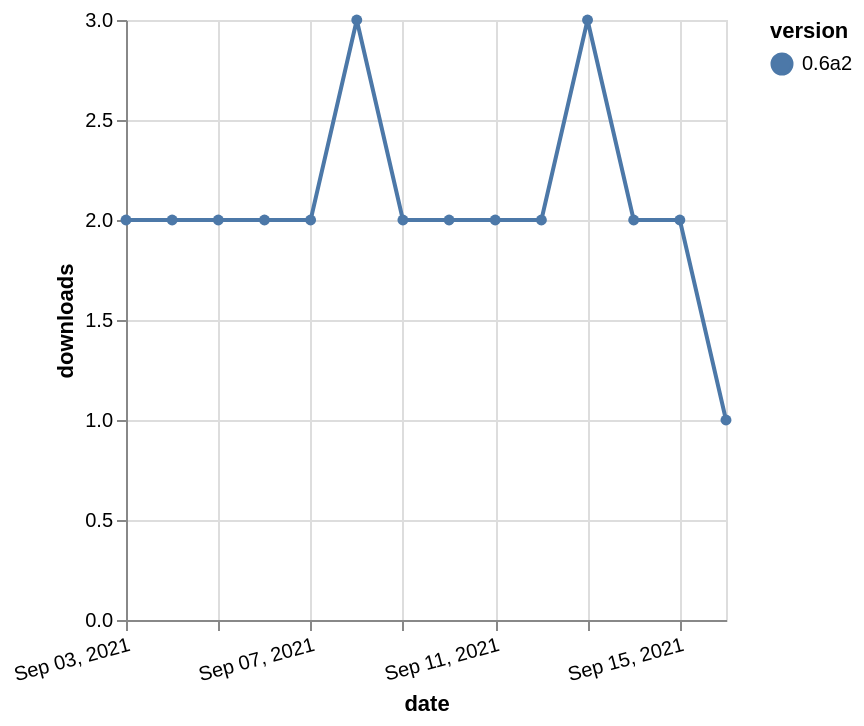

Describe this chart as a Vega-Lite specification.
### Vega-Lite specification from a JSON file in a GitHub repository (floating-point values rounded to 4 significant figures)
{"$schema": "https://vega.github.io/schema/vega-lite/v5.json", "description": "A simple bar chart with embedded data.", "data": {"values": [{"date": "2021-09-03", "total": 2664, "delta": 2, "version": "0.6a2"}, {"date": "2021-09-04", "total": 2666, "delta": 2, "version": "0.6a2"}, {"date": "2021-09-05", "total": 2668, "delta": 2, "version": "0.6a2"}, {"date": "2021-09-06", "total": 2670, "delta": 2, "version": "0.6a2"}, {"date": "2021-09-07", "total": 2672, "delta": 2, "version": "0.6a2"}, {"date": "2021-09-08", "total": 2675, "delta": 3, "version": "0.6a2"}, {"date": "2021-09-09", "total": 2677, "delta": 2, "version": "0.6a2"}, {"date": "2021-09-10", "total": 2679, "delta": 2, "version": "0.6a2"}, {"date": "2021-09-11", "total": 2681, "delta": 2, "version": "0.6a2"}, {"date": "2021-09-12", "total": 2683, "delta": 2, "version": "0.6a2"}, {"date": "2021-09-13", "total": 2686, "delta": 3, "version": "0.6a2"}, {"date": "2021-09-14", "total": 2688, "delta": 2, "version": "0.6a2"}, {"date": "2021-09-15", "total": 2690, "delta": 2, "version": "0.6a2"}, {"date": "2021-09-16", "total": 2691, "delta": 1, "version": "0.6a2"}]}, "width": "container", "mark": {"type": "line", "point": {"filled": true}}, "encoding": {"x": {"field": "date", "type": "temporal", "timeUnit": "yearmonthdate", "title": "date", "axis": {"labelAngle": -15}}, "y": {"field": "delta", "type": "quantitative", "title": "downloads"}, "color": {"field": "version", "type": "nominal"}, "tooltip": {"field": "delta"}}}
